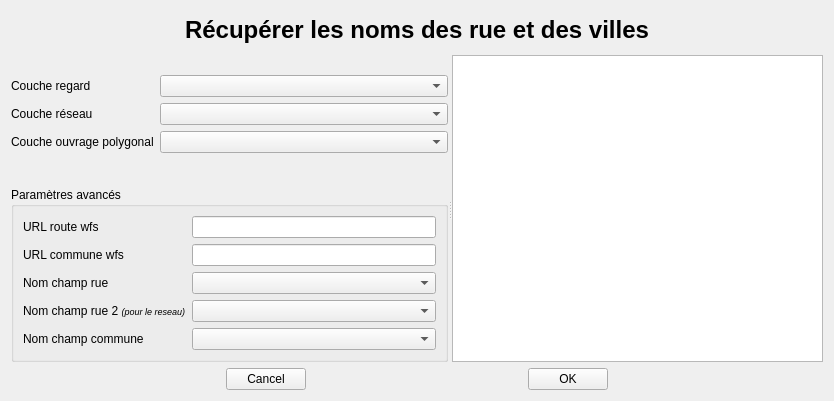
<?xml version="1.0" encoding="UTF-8"?>
<ui version="4.0">
 <class>get_name_street_and_town</class>
 <widget class="QWidget" name="get_name_street_and_town">
  <property name="geometry">
   <rect>
    <x>0</x>
    <y>0</y>
    <width>834</width>
    <height>401</height>
   </rect>
  </property>
  <property name="windowTitle">
   <string>Form</string>
  </property>
  <layout class="QVBoxLayout" name="verticalLayout_2">
   <item>
    <widget class="QLabel" name="label_3">
     <property name="maximumSize">
      <size>
       <width>16777215</width>
       <height>50</height>
      </size>
     </property>
     <property name="text">
      <string>&lt;html&gt;&lt;head/&gt;&lt;body&gt;&lt;p align=&quot;center&quot;&gt;&lt;span style=&quot; font-size:18pt; font-weight:600;&quot;&gt;Récupérer les noms des rue et des villes&lt;/span&gt;&lt;/p&gt;&lt;/body&gt;&lt;/html&gt;</string>
     </property>
    </widget>
   </item>
   <item>
    <widget class="QSplitter" name="splitter">
     <property name="orientation">
      <enum>Qt::Horizontal</enum>
     </property>
     <widget class="QWidget" name="">
      <layout class="QVBoxLayout" name="verticalLayout">
       <item>
        <spacer name="verticalSpacer_2">
         <property name="orientation">
          <enum>Qt::Vertical</enum>
         </property>
         <property name="sizeType">
          <enum>QSizePolicy::Fixed</enum>
         </property>
         <property name="sizeHint" stdset="0">
          <size>
           <width>20</width>
           <height>20</height>
          </size>
         </property>
        </spacer>
       </item>
       <item>
        <layout class="QFormLayout" name="formLayout_2">
         <item row="1" column="0">
          <widget class="QLabel" name="label_2">
           <property name="minimumSize">
            <size>
             <width>110</width>
             <height>0</height>
            </size>
           </property>
           <property name="maximumSize">
            <size>
             <width>110</width>
             <height>16777215</height>
            </size>
           </property>
           <property name="text">
            <string>Couche réseau</string>
           </property>
          </widget>
         </item>
         <item row="1" column="1">
          <widget class="QComboBox" name="cb_line_layer"/>
         </item>
         <item row="2" column="1">
          <widget class="QComboBox" name="cb_polygone_layer"/>
         </item>
         <item row="0" column="1">
          <widget class="QComboBox" name="cb_point_layer"/>
         </item>
         <item row="0" column="0">
          <widget class="QLabel" name="label_4">
           <property name="text">
            <string>Couche regard</string>
           </property>
          </widget>
         </item>
         <item row="2" column="0">
          <widget class="QLabel" name="label_5">
           <property name="text">
            <string>Couche ouvrage polygonal</string>
           </property>
          </widget>
         </item>
        </layout>
       </item>
       <item>
        <spacer name="verticalSpacer">
         <property name="orientation">
          <enum>Qt::Vertical</enum>
         </property>
         <property name="sizeHint" stdset="0">
          <size>
           <width>20</width>
           <height>28</height>
          </size>
         </property>
        </spacer>
       </item>
       <item>
        <widget class="QgsCollapsibleGroupBox" name="mGroupBox">
         <property name="title">
          <string>Paramètres avancés</string>
         </property>
         <property name="collapsed">
          <bool>false</bool>
         </property>
         <layout class="QFormLayout" name="formLayout">
          <item row="1" column="0">
           <widget class="QLabel" name="label">
            <property name="text">
             <string>URL route wfs </string>
            </property>
           </widget>
          </item>
          <item row="1" column="1">
           <widget class="QLineEdit" name="le_route_url"/>
          </item>
          <item row="2" column="0">
           <widget class="QLabel" name="label_6">
            <property name="text">
             <string>URL commune wfs </string>
            </property>
           </widget>
          </item>
          <item row="2" column="1">
           <widget class="QLineEdit" name="le_commune_url"/>
          </item>
          <item row="3" column="1">
           <widget class="QComboBox" name="cb_field_rue"/>
          </item>
          <item row="4" column="1">
           <widget class="QComboBox" name="cb_field_rue2"/>
          </item>
          <item row="5" column="1">
           <widget class="QComboBox" name="cb_field_commune"/>
          </item>
          <item row="3" column="0">
           <widget class="QLabel" name="label_7">
            <property name="text">
             <string>Nom champ rue</string>
            </property>
           </widget>
          </item>
          <item row="4" column="0">
           <widget class="QLabel" name="label_8">
            <property name="text">
             <string>&lt;html&gt;&lt;head/&gt;&lt;body&gt;&lt;p&gt;Nom champ rue 2 &lt;span style=&quot; font-size:7pt; font-style:italic;&quot;&gt;(pour le reseau)&lt;/span&gt;&lt;/p&gt;&lt;/body&gt;&lt;/html&gt;</string>
            </property>
           </widget>
          </item>
          <item row="5" column="0">
           <widget class="QLabel" name="label_9">
            <property name="text">
             <string>Nom champ commune</string>
            </property>
           </widget>
          </item>
         </layout>
        </widget>
       </item>
      </layout>
     </widget>
     <widget class="QTextBrowser" name="textBrowser"/>
    </widget>
   </item>
   <item>
    <layout class="QHBoxLayout" name="horizontalLayout_3">
     <item>
      <spacer name="horizontalSpacer">
       <property name="orientation">
        <enum>Qt::Horizontal</enum>
       </property>
       <property name="sizeHint" stdset="0">
        <size>
         <width>40</width>
         <height>20</height>
        </size>
       </property>
      </spacer>
     </item>
     <item>
      <widget class="QPushButton" name="pb_cancel">
       <property name="text">
        <string>Cancel</string>
       </property>
      </widget>
     </item>
     <item>
      <spacer name="horizontalSpacer_2">
       <property name="orientation">
        <enum>Qt::Horizontal</enum>
       </property>
       <property name="sizeHint" stdset="0">
        <size>
         <width>40</width>
         <height>20</height>
        </size>
       </property>
      </spacer>
     </item>
     <item>
      <widget class="QPushButton" name="pb_ok">
       <property name="text">
        <string>OK</string>
       </property>
      </widget>
     </item>
     <item>
      <spacer name="horizontalSpacer_3">
       <property name="orientation">
        <enum>Qt::Horizontal</enum>
       </property>
       <property name="sizeHint" stdset="0">
        <size>
         <width>40</width>
         <height>20</height>
        </size>
       </property>
      </spacer>
     </item>
    </layout>
   </item>
  </layout>
 </widget>
 <customwidgets>
  <customwidget>
   <class>QgsCollapsibleGroupBox</class>
   <extends>QGroupBox</extends>
   <header>qgscollapsiblegroupbox.h</header>
   <container>1</container>
  </customwidget>
 </customwidgets>
 <resources/>
 <connections/>
</ui>
